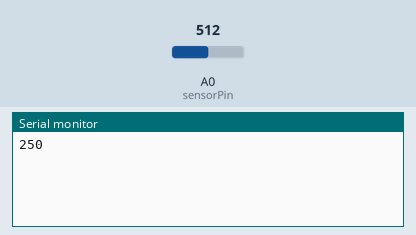
Simulated run of this sketch. Board: Arduino Uno, built with avr-gcc and run on an emulated ATmega328P. Parts: the last lines printed to the serial monitor. The inputs (shaded band) are chosen by the test bench; at power-on: A0 (sensorPin) = 512.

Above: at 2.8 s.
2.9 s: A0 (sensorPin) set to 716
At 3.3 s:
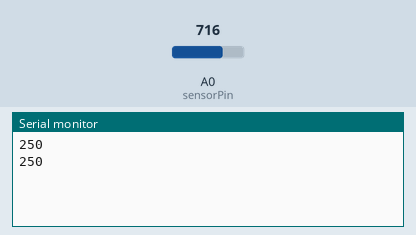
5.6 s: A0 (sensorPin) set to 900
At 7.6 s:
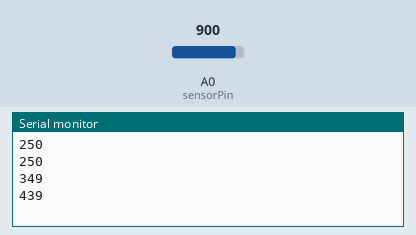
Timing chart, 0 to 9.1 s (numbered marks = the images above; inputs shaded):
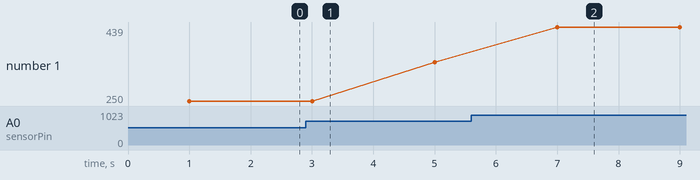

The sketch:

counter.ino
```cpp
const int sensorPin= A0;
void setup() {
  // put your setup code here, to run once:
  Serial.begin(9600);
}

void loop() {
  // put your main code here, to run repeatedly:
 int value = analogRead(sensorPin);
 float millivolts = (value / 1023.0) * 5000;
 int celsius = millivolts / 10;
 delay(1000);
 Serial.println(celsius);

 delay(1000);
}
```

Measured:
- after the input at 5.6 s, the serial monitor: prints a new line after 1.4 s (image 2)
- plotted number 1: 250 → 349 after the input at 2.9 s, 349 → 439 after the input at 5.6 s
